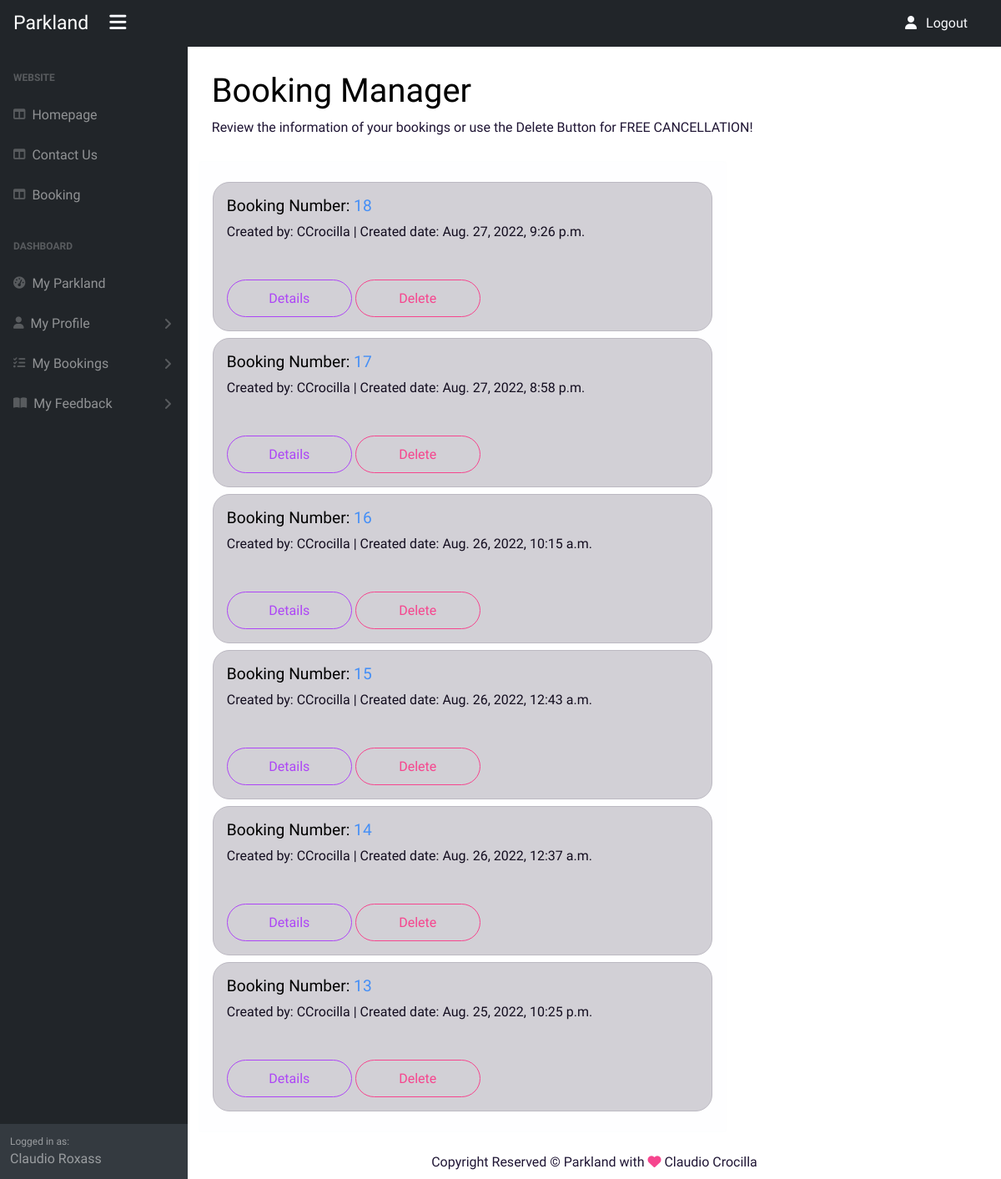
/dashboard/booking/list (signed in), run on the app's committed database.
### car_park/models.py (models this page shows, shortened)
class Booking(models.Model):
    code = models.CharField(
        max_length=100,
        null=True,
        blank=True
        )
    created_by = models.ForeignKey(
        User,
        null=True,
        blank=True,
        on_delete=models.CASCADE,
        related_name="bookings"
        )
    created_date = models.DateTimeField(auto_now_add=True)
    start_date = models.DateTimeField(blank=True, null=True)
    end_date = models.DateTimeField(blank=True, null=True)
    car = models.ForeignKey(
        Car,
        on_delete=models.CASCADE,
        related_name="bookings"
        )
    recharge_car = models.BooleanField(default=False)
    parking = models.ForeignKey(
        Parking,
        on_delete=models.CASCADE,
        related_name="bookings"
        )
    final_price = models.DecimalField(max_digits=50, decimal_places=2)

### dashboard/views.py (the view, shortened to what this page needs)
class BookingListView(ListView):
    model = Booking
    template_name = 'dashboard/booking-list.html'
    ordering = ['-created_date']
    fields = '__all__'

### dashboard/templates/dashboard/booking-list.html (shortened to what this page needs)
{% extends 'dashboard/base.html' %}
{% load static %}
{% block content %}
{% if user.is_authenticated %}
<div class="text-dark">
    <h1 class="mt-4">Booking Manager</h1>
    <ol class="breadcrumb mb-4">
        <li class="active">Review the information of your bookings or use the Delete Button for FREE CANCELLATION!
        </li>
    </ol>
    <div class="row d-flex ">
        <div class="col-12 col-md-10 col-xl-8 col-xxl-6 alert alert-light">
            {% for booking in booking_list %}
            {% if booking.created_by.id == user.id %}
            <div class="p-3 mb-2 mt-2 alert alert-dark rounded-3">
                <h5>Booking Number: <a href="{% url 'booking-details' booking.pk %}">{{booking.code}}</a></h5>
                <p>Created by: {{ booking.created_by.username }} | Created date: {{ booking.created_date }} </p>
                <a class="btn btn-lg btn-minwidth btn-outline-info rounded-pill mt-4"
                    href="{% url 'booking-details' booking.pk %}" aria-label="Details">Details</a>
                <a class="btn btn-lg btn-minwidth btn-outline-danger rounded-pill mt-4"
                    href="{% url 'booking-delete' booking.pk %}" aria-label="Delete">Delete</a>
            </div>
            {% endif %}
            {% endfor %}
        </div>
    </div>
</div>
{% endif %}
{% endblock %}

### dashboard/templates/dashboard/base.html (shortened to what this page needs)
{% load static %}
<!DOCTYPE html>
<html lang="en">
<head>
    {% block corecss %}
    <link href="https://cdn.jsdelivr.net/npm/bootstrap@5.1.3/dist/css/bootstrap.min.css" rel="stylesheet"
>
    <link href="{% static 'css/theme.min.css' %}" rel="stylesheet" type="text/css">
    <link href="{% static 'css/rating-stars.css' %}" rel="stylesheet" type="text/css">
    <link href="{% static 'css/custom-style.css' %}" rel="stylesheet" type="text/css">
    {% endblock %}
</head>
<body>
    <nav class="sb-topnav navbar navbar-expand sb-sidenav-dark ">
        <a class="fs-2 ps-3 text-decoration-none text-white" href="{% url 'homepage' %}"
            aria-label="Go to Homepage">Parkland</a>
        <a class="fs-2 btn btn-link btn-sm order-0 order-lg-0 mx-3 text-light text-decoration-none d-inline-block"
            id="sidebarToggle" href="#!" aria-label="Open Sidebar"><i class="fas fa-bars"></i></a>
        <ul class="navbar-nav ms-auto me-3">
            <li class="nav-item">
                <a class="nav-link text-light text-decoration-none" href="{% url 'account_logout' %}">
                    <i class="fas fa-user fa-fw me-2"></i>Logout
                </a>
            </li>
        </ul>
    </nav>
    <div id="layoutSidenav">
        <div id="layoutSidenav_nav">
            <nav class="sb-sidenav accordion sb-sidenav-dark" id="sidenavAccordion">
                <div class="sb-sidenav-menu">
                    <div class="nav">
                        <div class="sb-sidenav-menu-heading">Website</div>
                        <a class="nav-link" href="{% url 'homepage' %}">
                            <div class="sb-nav-link-icon"><i class="fas fa-columns"></i></div>
                            Homepage
                        </a>
                        <a class="nav-link" href="{% url 'contact' %}">
                            <div class="sb-nav-link-icon"><i class="fas fa-columns"></i></div>
                            Contact Us
                        </a>
                        {% if user.is_authenticated %}
                        <a class="nav-link" href="{% url 'searchparking' %}">
                            <div class="sb-nav-link-icon"><i class="fas fa-columns"></i></div>
                            Booking
                        </a>
                        <div class="sb-sidenav-menu-heading">Dashboard</div>
                        <a class="nav-link" href="{% url 'dashboard' %}">
                            <div class="sb-nav-link-icon"><i class="fas fa-tachometer-alt"></i></div>
                            My Parkland
                        </a>
                        <a id="myprofile" class="nav-link collapsed" href="#" data-bs-toggle="collapse"
                            data-bs-target="#collapseLayouts" aria-expanded="false" aria-controls="collapseLayouts">
                            <div class="sb-nav-link-icon"><i class="fas fa-user"></i></div>
                            My Profile
                            <div class="sb-sidenav-collapse-arrow"><i class="fas fa-angle-down"></i></div>
                        </a>
                        <a id="mybooking" class="nav-link collapsed" href="#" data-bs-toggle="collapse"
                            data-bs-target="#collapsePages" aria-expanded="false" aria-controls="collapsePages">
                            <div class="sb-nav-link-icon"><i class="fas fa-tasks"></i></div>
                            My Bookings
                            <div class="sb-sidenav-collapse-arrow"><i class="fas fa-angle-down"></i></div>
                        </a>
                        <a id="myfeedback" class="nav-link collapsed" href="#" data-bs-toggle="collapse"
                            data-bs-target="#collapseFeedback" aria-expanded="false" aria-controls="collapseFeedback">
                            <div class="sb-nav-link-icon"><i class="fas fa-book-open"></i></div>
                            My Feedback
                            <div class="sb-sidenav-collapse-arrow"><i class="fas fa-angle-down"></i></div>
                        </a>
                        {% endif %}
                    </div>
                </div>
                <div class="sb-sidenav-footer">
                    <div class="small">Logged in as:</div>
                    {% if not user.first_name or not user.last_name %}
                    {{ user }}
                    {% else %}
                    {{ user.first_name }}
                    {{ user.last_name }}
                    {% endif %}
                </div>
            </nav>
        </div>
        <div id="layoutSidenav_content">
            <div class="container-fluid px-4">
                {% block content %}
                {% endblock %}
            </div>
            <div class="py-2 mt-auto">
                <div class="container">
                    <div class="row">
                        <div class="col-12">
                            <div class="text-center">
                                <p class="mb-0 text-dark">Copyright Reserved &copy; Parkland with&nbsp;<i
                                        class="fas fa-heart text-danger"></i>
                                    Claudio Crocilla
                                </p>
                            </div>
                        </div>
                    </div>
                </div>
            </div>
        </div>
    </div>
</body>
</html>

### static/css/custom-style.css (style rules this page uses)
:root { --color-primary: #F6F6F6; --color-secondary: #888888; --color-danger: #D89E00; --color-backup: #FAFAFA; }
::placeholder { color: #5B5A5E; opacity: 1; }
.sb-sidenav-dark { background-color: #181D31; }
.btn-minwidth { min-width: 150px; }
#layoutSidenav { display: flex; }
#layoutSidenav #layoutSidenav_nav { flex-basis: 225px; flex-shrink: 0; transition: transform 0.15s ease-in-out; z-index: 1038; transform: translateX(-225px); }
#layoutSidenav #layoutSidenav_content { position: relative; display: flex; flex-direction: column; justify-content: space-between; min-width: 0; flex-grow: 1; min-height: calc(100vh - 56px); margin-left: -225px; }
@media (min-width: 992px) { #layoutSidenav #layoutSidenav_nav { transform: translateX(0); } }
@media (min-width: 992px) { #layoutSidenav #layoutSidenav_content { margin-left: 0; transition: margin 0.15s ease-in-out; } }
.nav .nav-link .sb-nav-link-icon, .sb-sidenav-menu .nav-link .sb-nav-link-icon { margin-right: 0.5rem; }
.sb-topnav { padding-left: 0; height: 56px; z-index: 1039; }
.sb-sidenav { display: flex; flex-direction: column; height: 100%; flex-wrap: nowrap; }
.sb-sidenav .sb-sidenav-menu { flex-grow: 1; }
.sb-sidenav .sb-sidenav-menu .nav { flex-direction: column; flex-wrap: nowrap; }
.sb-sidenav .sb-sidenav-menu .nav .sb-sidenav-menu-heading { padding: 1.75rem 1rem 0.75rem; font-size: 0.75rem; font-weight: bold; text-transform: uppercase; }
.sb-sidenav .sb-sidenav-menu .nav .nav-link { display: flex; align-items: center; padding-top: 0.75rem; padding-bottom: 0.75rem; position: relative; }
.sb-sidenav .sb-sidenav-menu .nav .nav-link .sb-nav-link-icon { font-size: 0.9rem; }
.sb-sidenav .sb-sidenav-menu .nav .nav-link .sb-sidenav-collapse-arrow { display: inline-block; margin-left: auto; transition: transform 0.15s ease; }
.sb-sidenav .sb-sidenav-menu .nav .nav-link.collapsed .sb-sidenav-collapse-arrow { transform: rotate(-90deg); }
.sb-sidenav .sb-sidenav-footer { padding: 0.75rem; flex-shrink: 0; }
.sb-sidenav-dark { background-color: #212529; color: rgba(255, 255, 255, 0.5); }
.sb-sidenav-dark .sb-sidenav-menu .sb-sidenav-menu-heading { color: rgba(255, 255, 255, 0.25); }
.sb-sidenav-dark .sb-sidenav-menu .nav-link { color: rgba(255, 255, 255, 0.5); }
.sb-sidenav-dark .sb-sidenav-menu .nav-link .sb-nav-link-icon { color: rgba(255, 255, 255, 0.25); }
.sb-sidenav-dark .sb-sidenav-menu .nav-link .sb-sidenav-collapse-arrow { color: rgba(255, 255, 255, 0.25); }
.sb-sidenav-dark .sb-sidenav-footer { background-color: #343a40; }

### data on the page
Booking: code "18", created_by.username "CCrocilla", created_date "Aug. 27, 2022, 9:26 p.m."
Booking: code "17", created_by.username "CCrocilla", created_date "Aug. 27, 2022, 8:58 p.m."
Booking: code "16", created_by.username "CCrocilla", created_date "Aug. 26, 2022, 10:15 a.m."
Booking: code "15", created_by.username "CCrocilla", created_date "Aug. 26, 2022, 12:43 a.m."
Booking: code "14", created_by.username "CCrocilla", created_date "Aug. 26, 2022, 12:37 a.m."
Booking: code "13", created_by.username "CCrocilla", created_date "Aug. 25, 2022, 10:25 p.m."

### other printed values
{{ user.first_name }} "Claudio"
{{ user.last_name }} "Roxass"
